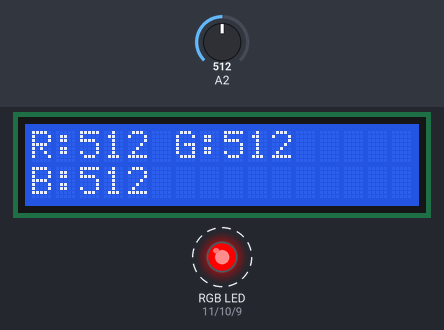
Recording of a sketch running on a simulated Arduino Uno, built with avr-gcc and run on an emulated ATmega328P. Shown: 16×2 character LCD, an RGB LED mixed from three pins (HIGH = lit). Dashed ring = blinking. Inputs (shaded band) come from the test bench; at power-on: A2 = 512. What the sketch prints to the serial monitor is not drawn.

Above: at 1.2 s.
1.3 s: A2 set to 716
At 2.1 s:
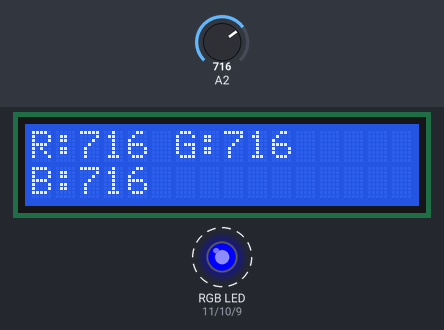
4.3 s: A2 set to 900
At 4.73 s:
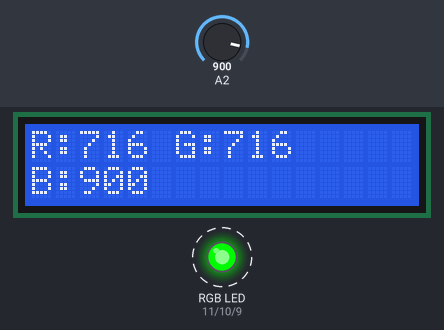
5.9 s: A2 set to 1023
At 6.12 s:
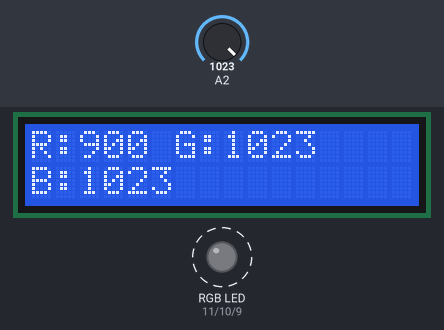
Timing chart, 0 to 13.5 s (numbered marks = the images above; inputs shaded):
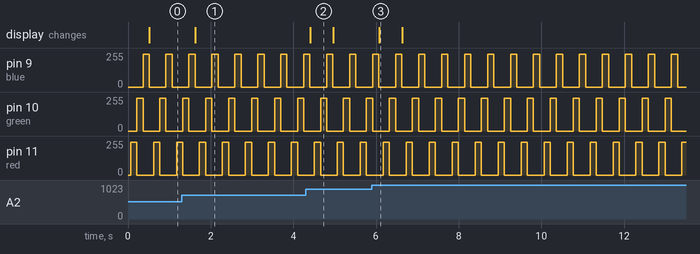

The sketch:

q4.ino
```cpp
#include <LiquidCrystal.h>

// initialize the library by associating any needed LCD interface pin
// with the arduino pin number it is connected to
//const int rs = 13, en = 12, d4 = 8, d5 = 4, d6 = 3, d7 = 2;
const int rs = 2, en = 3, d4 = 4, d5 = 8, d6 = 12, d7 = 13;
LiquidCrystal lcd(rs, en, d4, d5, d6, d7);

#include <Servo.h>

Servo myservo_1;

int ldr1 = 0;
int ldr2 = 0;
int ldr3 = 0;

int r_I = 245;
int g_I = 245;
int b_I = 245;
int maximum = 0;
int inside = 1;

int red = 11;
int green = 10;
int blue = 9;
int i=1;

void setup() {
  Serial.begin(9600);
//  myservo_1.attach(5);
//  myservo_1.write(50);
  pinMode(red, OUTPUT);
  pinMode(green, OUTPUT);
  pinMode(blue, OUTPUT);
  pinMode(A2, INPUT);
  lcd.begin(16, 2);

}

void AutoCalibrate(){
  analogWrite(red, r_I);
  delay(150);
  ldr1 = analogRead(A2);
  analogWrite(red, 0);

  analogWrite(green, g_I);
  delay(150);
  ldr2 = analogRead(A2);
  analogWrite(green, 0);

  analogWrite(blue, b_I);
  delay(150);
  ldr3 = analogRead(A2);
  analogWrite(blue, 0);

  lcd.clear();
  lcd.setCursor(0, 0);
  lcd.print("R:");
  lcd.print(ldr1);

  lcd.print(" G:");
  lcd.print(ldr2);

  lcd.setCursor(0, 1);
  lcd.print("B:");
  lcd.print(ldr3);
  lcd.display();
  delay(100);

  if (inside ==1){
    if (ldr1>ldr2 && ldr1>ldr3){
      maximum =ldr1;
      }
    else if(ldr2>ldr3){
      maximum =ldr2;
      }
    else{
      maximum =ldr3;
      }

    if(maximum - ldr1 > 20){
        r_I = r_I - 1;
      }
    if(maximum - ldr2 > 20){
        g_I = g_I - 1;
      }
    if(maximum - ldr3 > 20){
        b_I = b_I - 1;
      }

  Serial.println(r_I);
  Serial.println(g_I);
  Serial.println(b_I);
    if(maximum - ldr1<20 && maximum - ldr2<20 && maximum - ldr3<20){
      inside =0;
      Serial.println("DONE");
      }
  }

}

void loop() {

  AutoCalibrate();


}
```

Measured:
- after the input at 1.3 s, the display: changes after 0.33 s (image 1)
- after the input at 4.3 s, the display: changes after 0.11 s (image 2)
- after the input at 5.9 s, the display: changes after 0.17 s (image 3)
- by itself, pin 9 (blue), pin 10 (green), pin 11 (red): alternates 245/255 for 0.15 s and 0/255 for 0.41 s
- what the display in image 2 shows lasts 0.6 s, from 4.4 s to 5.0 s
